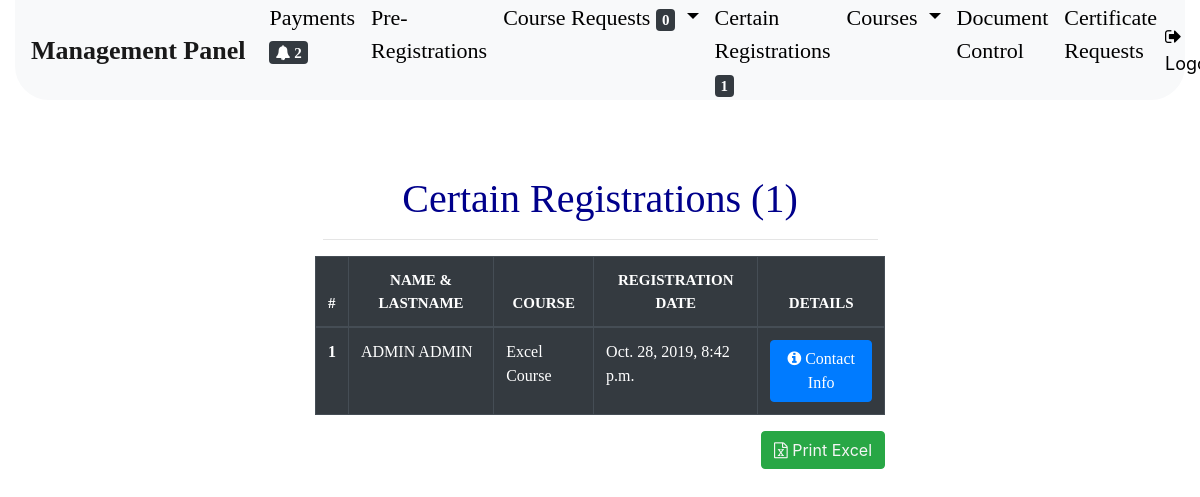
Screenshot of /course/active-courses/ (signed in) with the database file from the repository.
### finalreg/models.py (models this page shows, shortened)
class FinalRegistration(models.Model):
    user = models.ForeignKey(User, null=True, blank=False, on_delete=models.CASCADE)
    payment = models.ForeignKey(Payment, null=True, blank=False, on_delete=models.CASCADE)
    course = models.ForeignKey(Course, null=True, blank=False, on_delete=models.CASCADE)
    registering_date = models.DateTimeField(auto_now_add=True, auto_now=False)
    class Meta:
        verbose_name_plural = "Certain Registrations"

### courses/models.py (models this page shows, shortened)
class Course(models.Model):
    STATUS = (
        (None, 'Choose'),
        ('1', 'Continuing.'),
        ('2', 'Pre-registration is open.'),
        ('3', 'Certain registration is open.'),
        ('4', 'Finished.'),
    )
    CATEGORIES = (
        (None, 'Choose'),
        ('1', 'Senkron'),
        ('2', 'Asenkron')
    )
    name = models.CharField(max_length=250, null=True, blank=False, verbose_name="Course:")
    start_at = models.DateTimeField(null=True, blank=False, verbose_name="Start at:")
    finish_at = models.DateTimeField(null=True, blank=False, verbose_name="Finish at:")
    content = models.TextField(max_length=6000, null=True, blank=True, verbose_name="Content:")
    status = models.CharField(max_length=45, null=True, blank=False, verbose_name="Status:", choices=STATUS)
    course_code = models.CharField(max_length=5, null=True, blank=True)
    price = models.IntegerField(null=True, blank=False, verbose_name="Price:")
    prereg = models.ManyToManyField(PreRegistration, blank=True, verbose_name="Pre-registration:")
    registering_extension = models.CharField(max_length=25, null=True, blank=True, editable=True)
    is_registerable = models.BooleanField(default=False, verbose_name="Open certain registrations.")
    category = models.CharField(max_length=45, null=True, blank=False, verbose_name="Course category:", choices=CATEGORIES)
    class Meta:
        verbose_name_plural = "Courses"

### courses/views.py (the view)
# urls.py: path('active-courses/', active_courses, name="active-courses"),
def active_courses(request):
    if request.user.is_staff:
        finalregs = FinalRegistration.objects.all()
    else:
        return HttpResponseRedirect(reverse('user-panel'))
    return render(request, 'course/active-courses.html', context={'finalregs':finalregs})

### Payments/templatetags/payment_notifications.py (called while the page is built)
@register.filter
def get_notifications(i):
    notifications = Payment.objects.all().count()
    return notifications

### course_requests/templatetags/request_notifications.py (called while the page is built)
@register.filter
def request_notifications(i):
    taken_ones = CourseTaken.objects.all().count()
    given_ones = CourseGiven.objects.all().count()
    notification = taken_ones + given_ones
    return notification

### finalreg/templatetags/finalregs.py (called while the page is built)
@register.filter
def finalregs_notifications(i):
    finalregs = FinalRegistration.objects.all().count()
    return finalregs

### kurskayit/templates/course/active-courses.html (shortened to what this page needs)
{% extends 'base.html' %}
{% block BODY %}
    <div class="container-fluid">
        {% include 'admin/admin-navbar.html' %}
        <div class="col-lg-6 offset-3">
            <h1 class="text-center course-prereg-header" style="margin-top: 75px; color: darkblue">Certain Registrations
                ({{ finalregs.count }})</h1>
            <hr>
        </div>
        <div class="row justify-content-center h-100">
            <div class="col-lg-6">
                <div style="height: 450px; overflow-y: scroll; overflow: auto">
                    <div class="table-responsive">
                        <table class="table  table-responsive-md table-responsive-lg table-responsive-sm table-bordered table-dark">
                            <thead>
                            <tr>
                                <th scope="col" style="font-family: 'Trebuchet MS', serif; font-size: 15px;">#</th>
                                <th scope="col" style="font-family: 'Trebuchet MS', serif; font-size: 15px;"
                                    class="text-center">
                                    NAME & LASTNAME
                                </th>
                                <th scope="col" style="font-family: 'Trebuchet MS', serif; font-size: 15px;"
                                    class="text-center">
                                    COURSE
                                </th>
                                <th scope="col" style="font-family: 'Trebuchet MS', serif; font-size: 15px;"
                                    class="text-center">
                                    REGISTRATION DATE
                                </th>
                                <th scope="col" style="font-family: 'Trebuchet MS', serif; font-size: 15px;"
                                    class="text-center">
                                    DETAILS
                                </th>
                            </tr>
                            </thead>
                            <tbody>
                            {% for finalreg in finalregs %}
                                <tr>
                                    <th scope="row" style="font-family: 'Calibri Light'; font-size: 16px">
                                        {{ forloop.counter }}
                                    </th>
                                    <td scope="row" style="font-family: 'Calibri'; font-size: 16px">
                                        {{ finalreg.user.get_full_name }}
                                    </td>
                                    <td scope="row" style="font-family: 'Calibri'; font-size: 16px">
                                        {{ finalreg.course.name }}
                                    </td>
                                    <td scope="row" style="font-family: 'Calibri'; font-size: 16px">
                                        {{ finalreg.registering_date }}
                                    </td>
                                    <td scope="row" style="font-family: 'Calibri'; font-size: 16px">
                                        <div class="text-center">
                                            <button class="showInformation btn btn-primary"
                                                    name="{{ finalreg.user.get_full_name }}"
                                                    phone="{{ finalreg.user.profile.phone }}"
                                                    other_phone="{{ finalreg.user.profile.other_phone }}"
                                                    mail="{{ finalreg.user.email }}"
                                                    url="{% url 'detail' %}">
                                                <i class="fa fa-info-circle"></i> Contact Info
                                            </button>
                                        </div>
                                    </td>
                                </tr>
                            {% endfor %}
                            </tbody>
                        </table>
                        <button class="btn btn-success float-lg-right">
                            <a href="{% url 'create-excel' %}" style="color:whitesmoke">
                                <i class="fa fa-file-excel-o"></i> Print Excel</a>
                        </button>
                    </div>
                </div>
            </div>
        </div>
    </div>
{% endblock %}

### kurskayit/static/base.css (style rules this page uses)
body, html { height: 100%; width: 100%; margin: 0; font-size: 100%; }
.course-prereg-header { color: black; font-family: Bahnschrift, serif; }

### rows the page displays
FinalRegistration: user.get_full_name "ADMIN ADMIN", course.name "Excel Course", registering_date "Oct. 28, 2019, 8:42 p.m."

### other values shown
{{ payment_notifications|get_notifications }} "2"
{{ finalregs|finalregs_notifications }} "1"
{{ finalregs.count }} "1"
